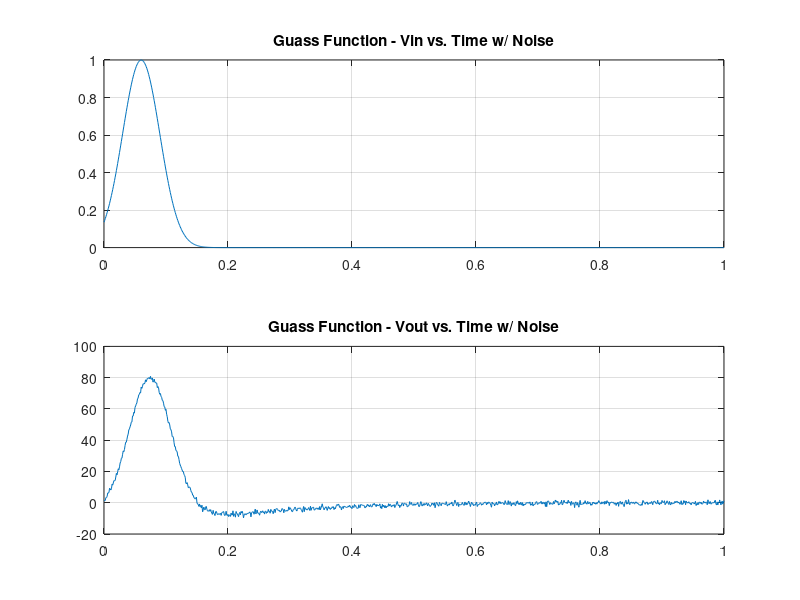
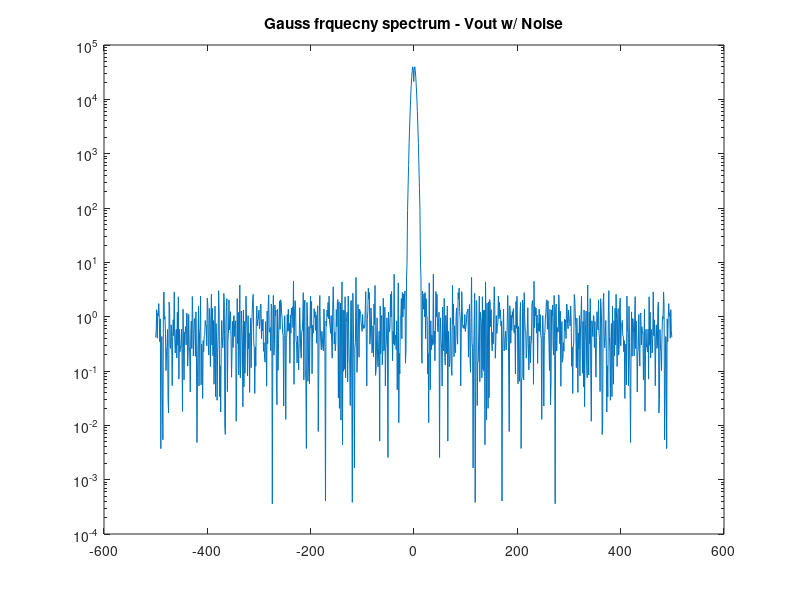
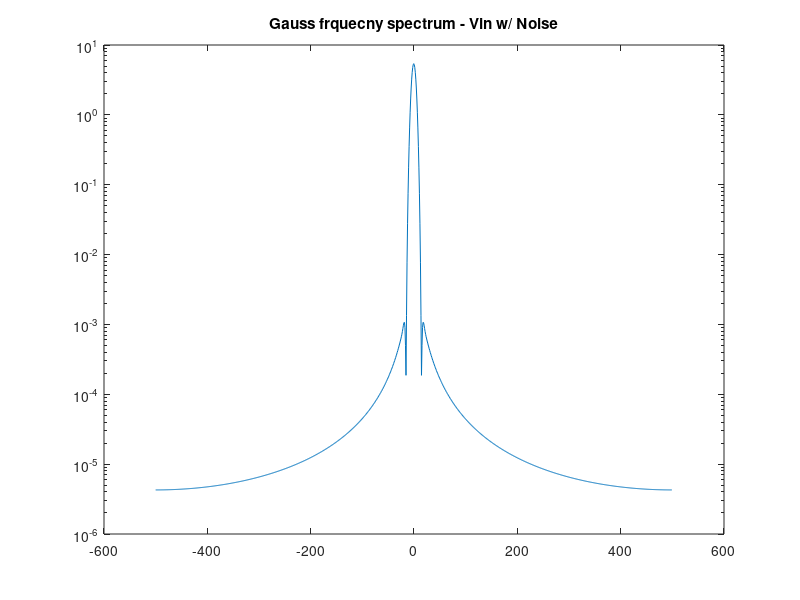
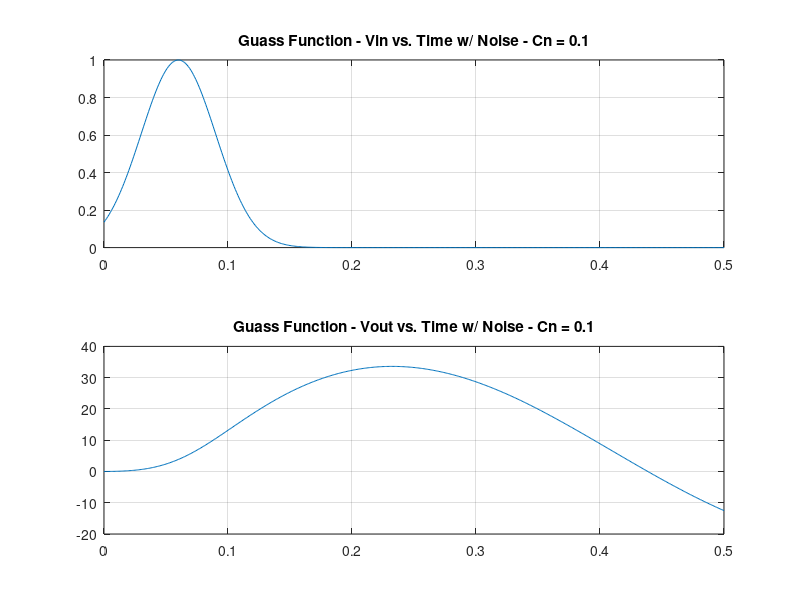

The MATLAB source for these figures, in order:
%% Assignment 4 Part 3 - Andrew Paul 100996250
% In the third section of this assignment a current source and capcitor
% were added to create noise in the system.
% The G and C matricies were redefined in order to accomidate these new
% components.

%% Updated G matrix
% 
% <<Gmatrix2.PNG>>
% 

%% Updated C matrix
% 
% <<Cmatrix2.PNG>>
% 


close all;
clear;

%Initialize variables and matricies

G = zeros(9,9); 
C = zeros(9,9); 
F = zeros(9,1);

R1 =1;
R2 = 2;
R3 = 10;
R4 = 0.1;
R0 = 1000;
cap = 0.25;
L = 0.2;
alpha = 100;
Cn = 0.00001;

G1 = 1/R1;
G2 = 1/R2;
G3 = 1/R3;
G4 = 1/R4;
G0 = 1/R0;



% Redefined G matrix rows [V1 Iin V2 V3 V4 V5 IL I4 Iin]
% IL and I3 are no longer the same value with the added components
% Updated C and G Matrix 

G(1, 1) = -G1;
G(1, 2) =  G1;
G(2, 1) =  G1;
G(1, 3) =  G1;
G(2, 3) = -G1-G2;
G(3, 4) = -G3;
G(2, 7) = -1;
G(3, 7) = 1;
G(4, 3) = 1;
G(4, 4) = -1;
G(5, 6) = G4;
G(5, 4) = -alpha*G4;
G(5, 8) = 1;
G(6, 6) = -G4-G0;
G(6, 4) = alpha*G4;
G(8,4) = -alpha*G3;
G(7, 1) = 1;
G(8, 5) = 1; 
G(3,9) = -1;
G(9,9) = 1;

% Create C matrix
C(1,1)= -cap;
C(2,1)= cap;
C(1,3)= cap;
C(2,3)= -cap;
C(3,4) = -Cn;
C(4,7)= -L;


F = zeros(1,9);

time_step = 0.001;

Vsolp = zeros(9,1);
A = C/(time_step) + G;   
    
Vt = @(t) exp(-(1/2)*((t-0.06)/(0.03))^2);
Vout = zeros(1000,1);
Vin = zeros(1000,1);

i = 1;
time = zeros(1000,1);
     
for t=0:time_step:1
         
    % Random noise generator
    In = randn(1)*0.001;
    
    time(i) = t;
    F(1,7) = Vt(t);
    F(1,9) = In;
    Vsol = inv(A)*(C*Vsolp/time_step + F');
    Vout(i) = Vsol(6);
    Vin(i) = Vsol(1);
    Vsolp = Vsol;
    i = i+1;
    
end
     
figure(1)
subplot(2,1,2)
plot(time,Vout)
title('Guass Function - Vout vs. Time w/ Noise')
grid on
     
subplot(2,1,1)
plot(time,Vin)
title('Guass Function - Vin vs. Time w/ Noise')
grid on
     
% Vout Frequency plots

freq = 1000;
freqOut = fft(Vout);
x = length(Vout);
y = fftshift(freqOut);
freqShift = (-x/2:x/2-1)*(freq/x); 
shift = abs(y).^2/x;   

figure(2)
semilogy(freqShift,shift)
title('Gauss frquecny spectrum - Vout w/ Noise')

% Vin freq plots

freqIn = fft(Vin);
x = length(Vin);
t = (0:x-1)*(freq/x);
power = abs(freqIn).^2/x;
y=fftshift(freqIn);
freqShift = (-x/2:x/2-1)*(freq/x); 
shift = abs(y).^2/x;   

figure(3)
semilogy(freqShift,shift)
title('Gauss frquecny spectrum - Vin w/ Noise')      
         

 
%Change Cap value 1
Cn = 0.1;
C = zeros(9,9);

C(1,1)= -cap;
C(2,1)= cap;
C(1,3)= cap;
C(2,3)= -cap;
C(3,4) = -Cn;
C(4,7)= -L;


A = C/(time_step) + G;
Vsolp = zeros(9,1);
Vt=@(t) exp(-(1/2)*((t-0.06)/(0.03))^2);
Vout=zeros(500,1);
Vin=zeros(500,1);
i = 1;
time=zeros(500,1);
    
for t=0:time_step:0.5
    In = randn(1)*0.001;
    time(i)=t;
    F(1,7) = Vt(t);
    F(1,9) = In;
    Vsol = inv(A)*(C*Vsolp/time_step + F');
    Vout(i) = Vsol(6);
    Vin(i) = Vsol(1);
    Vsolp = Vsol;
    i = i+1;
end
     
figure(4)
subplot(2,1,2)
plot(time,Vout)
title('Guass Function - Vout vs. Time w/ Noise - Cn = 0.1')
grid on

subplot(2,1,1)
plot(time,Vin)
title('Guass Function - Vin vs. Time w/ Noise - Cn = 0.1')
grid on

freq = 1000;
freqOut = fft(Vout);
x = length(Vout);
y = fftshift(freqOut);
freqShift = (-x/2:x/2-1)*(freq/x); 
shift = abs(y).^2/x;

figure(8)
semilogy(freqShift,shift)
title('Guass Function - Freq domain w/ Noise - Cn = 0.1')    


% %Change Cap value 2
Cn = 0.0000001;
C = zeros(9,9);

C(1,1)= -cap;
C(2,1)= cap;
C(1,3)= cap;
C(2,3)= -cap;
C(3,4) = -Cn;
C(4,7)= -L;


A = C/(time_step) + G;
Vsolp = zeros(9,1);
Vt = @(t) exp(-(1/2)*((t-0.06)/(0.03))^2);
Vout = zeros(500,1);
Vin = zeros(500,1);
i = 1;
time = zeros(500,1);
    
for t=0:time_step:0.5
    In = randn(1)*0.001;
    time(i)=t;
    F(1,7) = Vt(t);
    F(1,9) = In;
    Vsol = inv(A)*(C*Vsolp/time_step + F');
    Vout(i) = Vsol(6);
    Vin(i) = Vsol(1);
    Vsolp = Vsol;
    i = i+1;
end
     
figure(5)
subplot(2,1,2)
plot(time,Vout)
title('Guass Function - Vout vs. Time w/ Noise - Cn = 0.0000001')
grid on

subplot(2,1,1)
plot(time,Vin)
title('Guass Function - Vin vs. Time w/ Noise - Cn = 0.0000001')
grid on

freq = 1000;
freqOut = fft(Vout);
x = length(Vout);
y = fftshift(freqOut);
freqShift = (-x/2:x/2-1)*(freq/x); 
shift = abs(y).^2/x;

figure(11)
semilogy(freqShift,shift)
title('Guass Function - Freq domain w/ Noise - Cn = 0.0000001') 

%Change Cap value 3
Cn = 0.001;
C = zeros(9,9);

C(1,1)= -cap;
C(2,1)= cap;
C(1,3)= cap;
C(2,3)= -cap;
C(3,4) = -Cn;
C(4,7)= -L;


A = C/(time_step) + G;
Vsolp = zeros(9,1);
Vt=@(t) exp(-(1/2)*((t-0.06)/(0.03))^2);
Vout=zeros(500,1);
Vin=zeros(500,1);
i = 1;
time=zeros(500,1);
    
for t=0:time_step:0.5
    In = randn(1)*0.001;
    time(i)=t;
    F(1,7) = Vt(t);
    F(1,9) = In;
    Vsol = inv(A)*(C*Vsolp/time_step + F');
    Vout(i) = Vsol(6);
    Vin(i) = Vsol(1);
    Vsolp = Vsol;
    i = i+1;
end
     
figure(9)
subplot(2,1,2)
plot(time,Vout)
title('Guass Function - Vout vs. Time w/ Noise - Cn = 0.001')
grid on

subplot(2,1,1)
plot(time,Vin)
title('Guass Function - Vin vs. Time w/ Noise - Cn = 0.001')
grid on

freq = 1000;
freqOut = fft(Vout);
x = length(Vout);
y = fftshift(freqOut);
freqShift = (-x/2:x/2-1)*(freq/x); 
shift = abs(y).^2/x;  

figure(10)
semilogy(freqShift,shift)
title('Guass Function - Freq domain w/ Noise - Cn = 0.001')    
     
freq = 1000;
   


% Vary the Time Step
 
% Time Step = 0.0001

time_step=0.0001;

Vsolp= zeros(9,1);

Cn = 0.0000001;
C = zeros(9,9);

C(1,1)= -cap;
C(2,1)= cap;
C(1,3)= cap;
C(2,3)= -cap;
C(3,4) = -Cn;
C(4,7)= -L;

A = C/(time_step) + G;
     
Vt=@(t) exp(-(1/2)*((t-0.06)/(0.03))^2);
Vout = zeros(10000,1);
Vin = zeros(10000,1);

i = 1;

time = zeros(10000,1);
for t=0:time_step:1
         
    % Random noise generator
    In = randn(1)*0.001;
    
    time(i) = t;
    F(1,7) = Vt(t);
    F(1,9) = In;
    Vsol = inv(A)*(C*Vsolp/time_step + F');
    Vout(i) = Vsol(6);
    Vin(i) = Vsol(1);
    Vsolp = Vsol;
    i = i+1;
    
end

figure(6)
subplot(2,1,2)
plot(time,Vout)
title('Guass Function - Vout vs. Time w/ Noise - Time step = 0.0001')
grid on
     
subplot(2,1,1)
plot(time,Vin)
title('Guass Function - Vout vs. Time w/ Noise - Time step = 0.0001')
grid on
     
% Part (d

time_step=0.01;

Vsolp= zeros(9,1);

Cn = 0.0000001;
C = zeros(9,9);

C(1,1)= -cap;
C(2,1)= cap;
C(1,3)= cap;
C(2,3)= -cap;
C(3,4) = -Cn;
C(4,7)= -L;

A = C/(time_step) + G;
     
Vt=@(t) exp(-(1/2)*((t-0.06)/(0.03))^2);
Vout = zeros(10000,1);
Vin = zeros(10000,1);

i = 1;

time = zeros(10000,1);
for t=0:time_step:1
         
    % Random noise generation
    In = randn(1)*0.001;
    
    time(i) = t;
    F(1,7) = Vt(t);
    F(1,9) = In;
    Vsol = inv(A)*(C*Vsolp/time_step + F');
    Vout(i) = Vsol(6);
    Vin(i) = Vsol(1);
    Vsolp = Vsol;
    i = i+1;
    
end

figure(7)
subplot(2,1,2)
plot(time,Vout)
title('Guass Function - Vout vs. Time w/ Noise - Time step = 0.01')
grid on
     
subplot(2,1,1)
plot(time,Vin)
title('Guass Function - Vin vs. Time w/ Noise - Time step = 0.01')
grid on

%%
% Incresing the value of Cn appears to decrease the bandwidth of the signal
% over the output.

%% Assignment 4 Part 4 - Andrew Paul
% The fourth section of this assignment dicusses the implimentation of
% non-linearity in the ciruict.
%
% Through research on the modelling of non-linearity in circuits it was
% found that the following method could be used to impliment the given changes in
% the circuit. First, a Jacobian matrix could be created and solved to give
% the solution to the non-linear voltage gneration which would be controlled
% by the current. The Newton Ralphson method could then be used to solve
% for the finite change in the value of the voltage generator. Similiarly to
% previous procedures, a matrix defining the output voltage would then be
% solved for to give a good approximation of the final output values.
%

